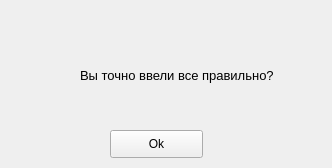
<?xml version="1.0" encoding="UTF-8"?>
<ui version="4.0">
 <class>MainWindow</class>
 <widget class="QMainWindow" name="MainWindow">
  <property name="geometry">
   <rect>
    <x>0</x>
    <y>0</y>
    <width>332</width>
    <height>168</height>
   </rect>
  </property>
  <property name="windowTitle">
   <string>MainWindow</string>
  </property>
  <widget class="QWidget" name="centralwidget">
   <widget class="QLabel" name="error">
    <property name="enabled">
     <bool>true</bool>
    </property>
    <property name="geometry">
     <rect>
      <x>80</x>
      <y>60</y>
      <width>271</width>
      <height>31</height>
     </rect>
    </property>
    <property name="font">
     <font>
      <pointsize>10</pointsize>
     </font>
    </property>
    <property name="text">
     <string>Вы точно ввели все правильно?</string>
    </property>
   </widget>
   <widget class="QPushButton" name="ok">
    <property name="geometry">
     <rect>
      <x>110</x>
      <y>130</y>
      <width>93</width>
      <height>28</height>
     </rect>
    </property>
    <property name="text">
     <string>Ok</string>
    </property>
   </widget>
   <widget class="QLabel" name="error_label">
    <property name="geometry">
     <rect>
      <x>20</x>
      <y>40</y>
      <width>61</width>
      <height>71</height>
     </rect>
    </property>
    <property name="text">
     <string/>
    </property>
    <property name="pixmap">
     <pixmap>../../../Downloads/Icon.png</pixmap>
    </property>
   </widget>
  </widget>
 </widget>
 <resources/>
 <connections/>
</ui>
